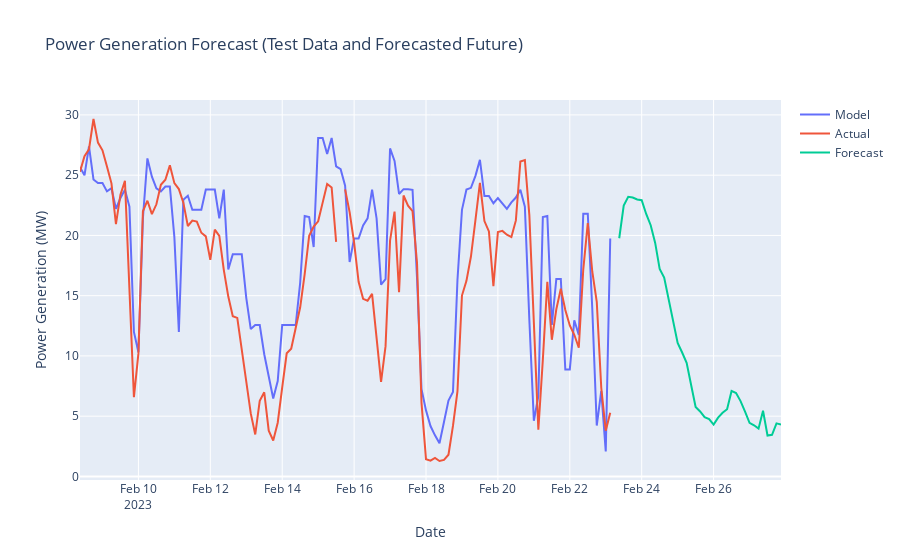

The notebook cell saved with this chart:
### Code cell
# plot final_df using plotly
fig = px.line(final_df, x=final_df.index, y=["Model", "Actual", "Forecast"], title="Power Generation Forecast (Test Data and Forecasted Future)")
# add x and y axis labels
fig.update_xaxes(title_text="Date")
fig.update_yaxes(title_text="Power Generation (MW)")
# change legend heading
fig.update_layout(legend_title_text="")
# add wind speed info to hover
customdata = wind_speed_data
fig.update_traces(hovertemplate="<b>Power Generation: %{y:.2f} MW </b><br> Wind Speed: %{customdata:.2f} m/s <extra></extra>", customdata=customdata)
fig.show()

### Figure 1 — Plotly figure (JSON) as saved in the notebook; plotly's stock layout.template omitted (floating-point values rounded to 4 significant figures; data arrays with more than 128 entries replaced by an {"elided": "..."} marker saying what was removed)
{"data": [{"customdata": {"elided": "156 float values"}, "hovertemplate": "<b>Power Generation: %{y:.2f} MW </b><br> Wind Speed: %{customdata:.2f} m/s <extra></extra>", "legendgroup": "Model", "line": {"color": "#636efa", "dash": "solid"}, "marker": {"symbol": "circle"}, "mode": "lines", "name": "Model", "orientation": "v", "showlegend": true, "type": "scatter", "x": {"elided": "156 str values"}, "xaxis": "x", "y": {"elided": "156 float values"}, "yaxis": "y"}, {"customdata": {"elided": "156 float values"}, "hovertemplate": "<b>Power Generation: %{y:.2f} MW </b><br> Wind Speed: %{customdata:.2f} m/s <extra></extra>", "legendgroup": "Actual", "line": {"color": "#EF553B", "dash": "solid"}, "marker": {"symbol": "circle"}, "mode": "lines", "name": "Actual", "orientation": "v", "showlegend": true, "type": "scatter", "x": {"elided": "156 str values"}, "xaxis": "x", "y": {"elided": "156 float values"}, "yaxis": "y"}, {"customdata": {"elided": "156 float values"}, "hovertemplate": "<b>Power Generation: %{y:.2f} MW </b><br> Wind Speed: %{customdata:.2f} m/s <extra></extra>", "legendgroup": "Forecast", "line": {"color": "#00cc96", "dash": "solid"}, "marker": {"symbol": "circle"}, "mode": "lines", "name": "Forecast", "orientation": "v", "showlegend": true, "type": "scatter", "x": {"elided": "156 str values"}, "xaxis": "x", "y": {"elided": "156 float values"}, "yaxis": "y"}], "layout": {"legend": {"title": {"text": ""}, "tracegroupgap": 0}, "title": {"text": "Power Generation Forecast (Test Data and Forecasted Future)"}, "xaxis": {"anchor": "y", "domain": [0, 1], "title": {"text": "Date"}}, "yaxis": {"anchor": "x", "domain": [0, 1], "title": {"text": "Power Generation (MW)"}}}}
